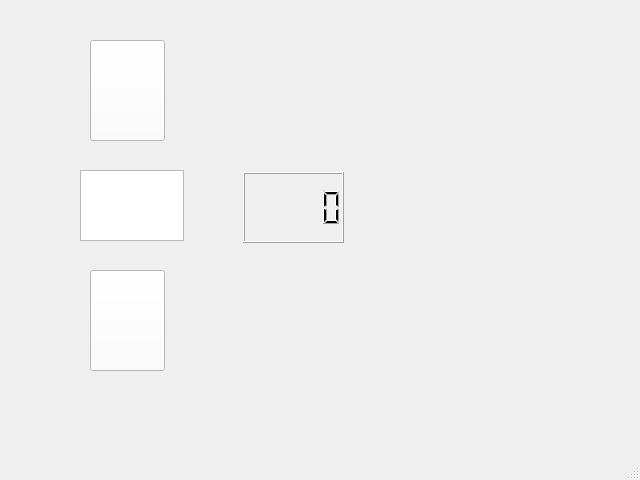
<?xml version="1.0" encoding="UTF-8"?>
<ui version="4.0">
 <class>MainWindow</class>
 <widget class="QMainWindow" name="MainWindow">
  <property name="geometry">
   <rect>
    <x>0</x>
    <y>0</y>
    <width>640</width>
    <height>480</height>
   </rect>
  </property>
  <property name="windowTitle">
   <string>MainWindow</string>
  </property>
  <widget class="QWidget" name="centralwidget">
   <widget class="QPushButton" name="pb_up_ob">
    <property name="geometry">
     <rect>
      <x>90</x>
      <y>40</y>
      <width>75</width>
      <height>101</height>
     </rect>
    </property>
    <property name="styleSheet">
     <string notr="true">background-color:white;</string>
    </property>
    <property name="text">
     <string/>
    </property>
    <property name="icon">
     <iconset>
      <normaloff>up.png</normaloff>up.png</iconset>
    </property>
    <property name="iconSize">
     <size>
      <width>60</width>
      <height>60</height>
     </size>
    </property>
   </widget>
   <widget class="QPushButton" name="pb_dn_ob">
    <property name="geometry">
     <rect>
      <x>90</x>
      <y>270</y>
      <width>75</width>
      <height>101</height>
     </rect>
    </property>
    <property name="styleSheet">
     <string notr="true">background-color:white;</string>
    </property>
    <property name="text">
     <string/>
    </property>
    <property name="icon">
     <iconset>
      <normaloff>down.png</normaloff>down.png</iconset>
    </property>
    <property name="iconSize">
     <size>
      <width>60</width>
      <height>60</height>
     </size>
    </property>
   </widget>
   <widget class="QLCDNumber" name="lcdNumber_ob">
    <property name="geometry">
     <rect>
      <x>243</x>
      <y>172</y>
      <width>101</width>
      <height>71</height>
     </rect>
    </property>
   </widget>
   <widget class="QPlainTextEdit" name="plainTextEdit_ob">
    <property name="geometry">
     <rect>
      <x>80</x>
      <y>170</y>
      <width>104</width>
      <height>71</height>
     </rect>
    </property>
   </widget>
  </widget>
  <widget class="QMenuBar" name="menubar">
   <property name="geometry">
    <rect>
     <x>0</x>
     <y>0</y>
     <width>640</width>
     <height>21</height>
    </rect>
   </property>
  </widget>
  <widget class="QStatusBar" name="statusbar"/>
 </widget>
 <resources/>
 <connections/>
</ui>
